Frame 1 (no input): blank canvas, image omitted
Frame 60 (the mouse pressed at the canvas centre just before this capture): blank canvas, image omitted
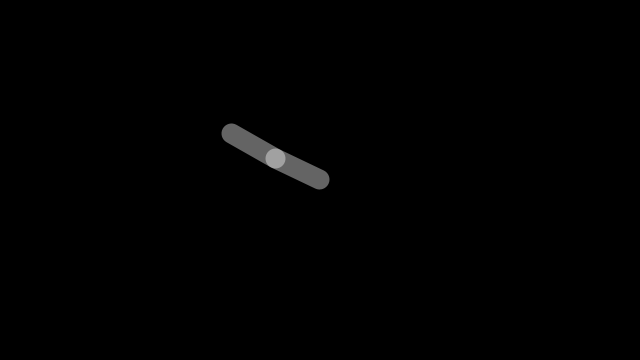
Frame 120 (the mouse held since frame 60 and released just before this capture)

The Processing sketch whose frames 1 and 60 were blank and that drew this single picture after the mouse press (run headless with seeded random() and noise(); from frame 60 on, the mouse is pressed at the canvas centre):

// Processing sketch: Follow2
// ── Follow2.pde
/**
 * Follow 2  
 * based on code from Keith Peters. 
 * 
 * A two-segmented arm follows the cursor position. The relative
 * angle between the segments is calculated with atan2() and the
 * position calculated with sin() and cos().
 */

float[] x = new float[2];
float[] y = new float[2];
float segLength = 50;

void setup() {
  size(640, 360);
  strokeWeight(20.0);
  stroke(255, 100);
}

void draw() {
  background(0);
  dragSegment(0, mouseX, mouseY);
  dragSegment(1, x[0], y[0]);
}

void dragSegment(int i, float xin, float yin) {
  float dx = xin - x[i];
  float dy = yin - y[i];
  float angle = atan2(dy, dx);  
  x[i] = xin - cos(angle) * segLength;
  y[i] = yin - sin(angle) * segLength;
  segment(x[i], y[i], angle);
}

void segment(float x, float y, float a) {
  pushMatrix();
  translate(x, y);
  rotate(a);
  line(0, 0, segLength, 0);
  popMatrix();
}
